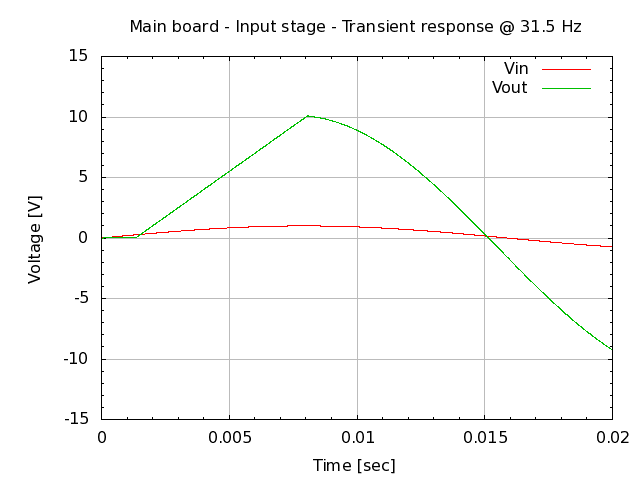

Generate this figure with gnuplot:
# setup terminal
set term png

# setup graph
set output "26.003.00.02.02-2.png"
set title "Main board - Input stage - Transient response @ 31.5 Hz"

# setup Y-axis
set yrange [-15:15]
set grid ytics lt 1 lw 1 lc rgb "#bbbbbb"
set mytics
set ylabel "Voltage [V]"

# setup X-axis
set grid xtics lt 1 lw 1 lc rgb "#bbbbbb"
set mxtics
set xrange [0:0.02]
set xlabel "Time [sec]"

# setup plot style
set style data lines
plot '26.003.00.02.02.dat' using 1:2 title "Vin", \
     '26.003.00.02.02.dat' using 1:3 title "Vout"

# set output back to default
set output

# reset terminal type
set terminal pop
